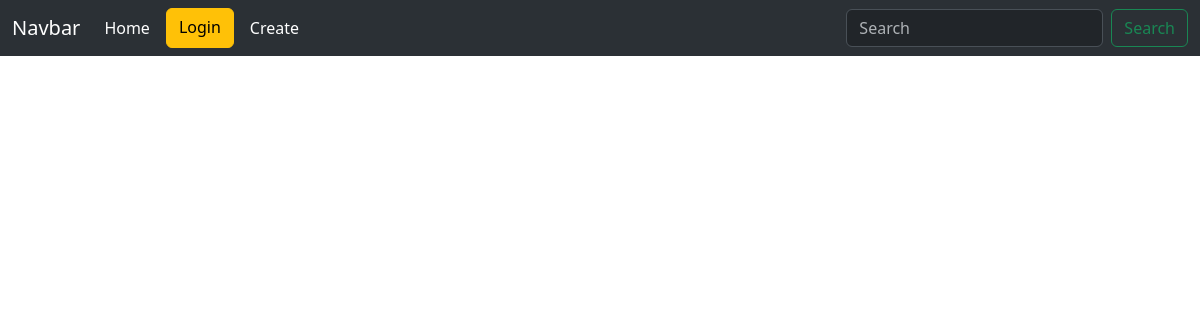
The app's page /, older data.
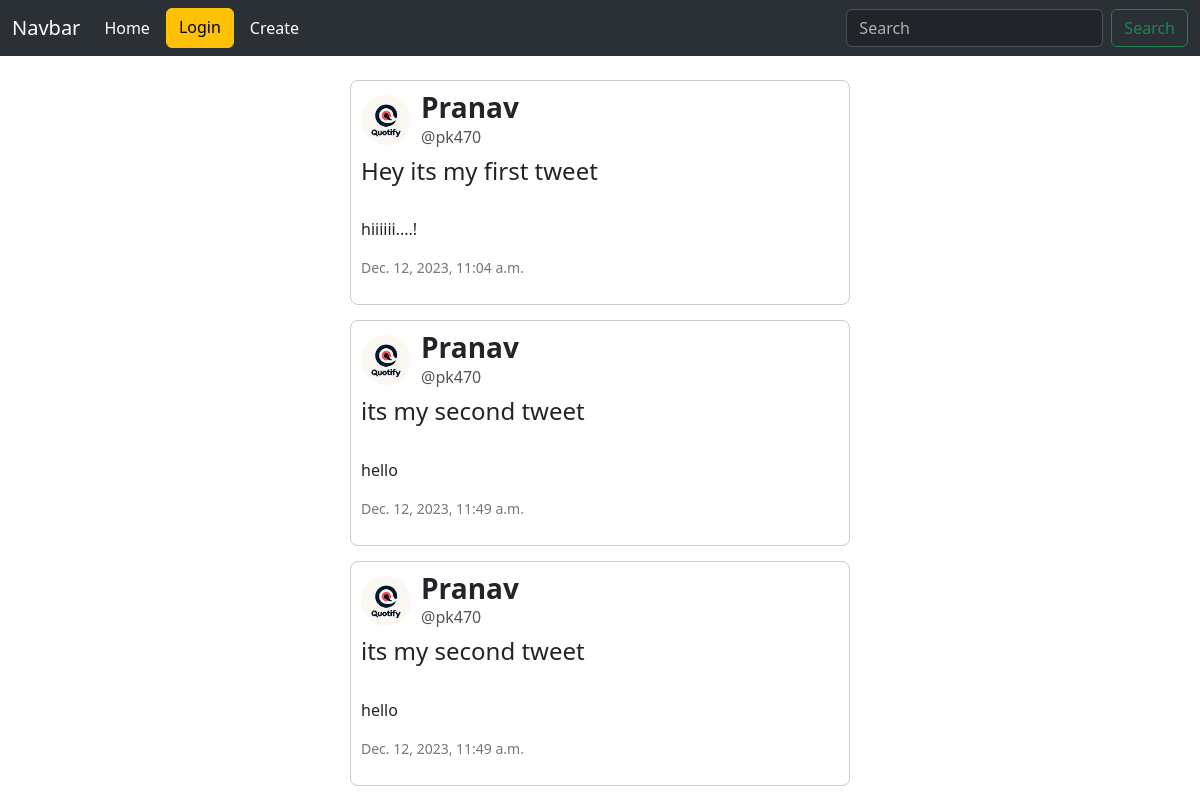
The same page, newer data.
### app/models.py (models this page shows, shortened)
class Tweet(models.Model):
    user_profile = models.ForeignKey(Profile, on_delete=models.CASCADE)
    title = models.CharField(max_length=50, blank= False)
    content = models.TextField(max_length=280, blank = True)
    created_at = models.DateTimeField(auto_now_add=True)
    likes = models.PositiveIntegerField(default=0)

class Profile(models.Model):
    user = models.OneToOneField(User, on_delete=models.CASCADE)
    bio = models.TextField(max_length=300, blank=True)
    location = models.CharField(max_length=100, blank=True)
    birth_date = models.DateField(null=True, blank=True)
    follows = models.ManyToManyField(User,symmetrical=False, related_name='following', blank=True)

### app/views.py (the view)
# urls.py: path('', views.home, name="home"),
def home(request):
    tweet = Tweet.objects.all()
    context = {'context': tweet}
    return render(request, 'home.html', context)

### app/templates/home.html (shortened to what this page needs)
{% extends 'main.html' %}
{% load static %}
{% block content %}
{% for content in context %}
<div class="tweet">
    <div class="tweet-header">
        <img src="{% static 'logo.jpg' %}" alt="Profile Picture">
        <div class="user-info">
            <h3 class="username">{{content.user_profile.user.first_name}}</h3>
            <p class="handle">@{{content.user_profile.user.username}}</p>
        </div>
    </div>
    <div class="tweet-content">
        <h4>{{content.title}}</h4>
        <br>
        <p>{{content.content}}</p>
    </div>
    <div class="tweet-footer">
        <p class="timestamp">{{content.created_at}}</p>
    </div>
</div>
{% endfor %}
{% endblock  %}

Row changes from the older to the newer data that the page shows:
added Tweet: user_profile.user.first_name "Pranav", user_profile.user.username "pk470", title "Hey its my first tweet", content "hiiiiii....!", created_at "Dec. 12, 2023, 11:04 a.m."
added Tweet: user_profile.user.first_name "Pranav", user_profile.user.username "pk470", title "its my second tweet", content "hello", created_at "Dec. 12, 2023, 11:49 a.m."
added Tweet: user_profile.user.first_name "Pranav", user_profile.user.username "pk470", title "its my second tweet", content "hello", created_at "Dec. 12, 2023, 11:49 a.m."
